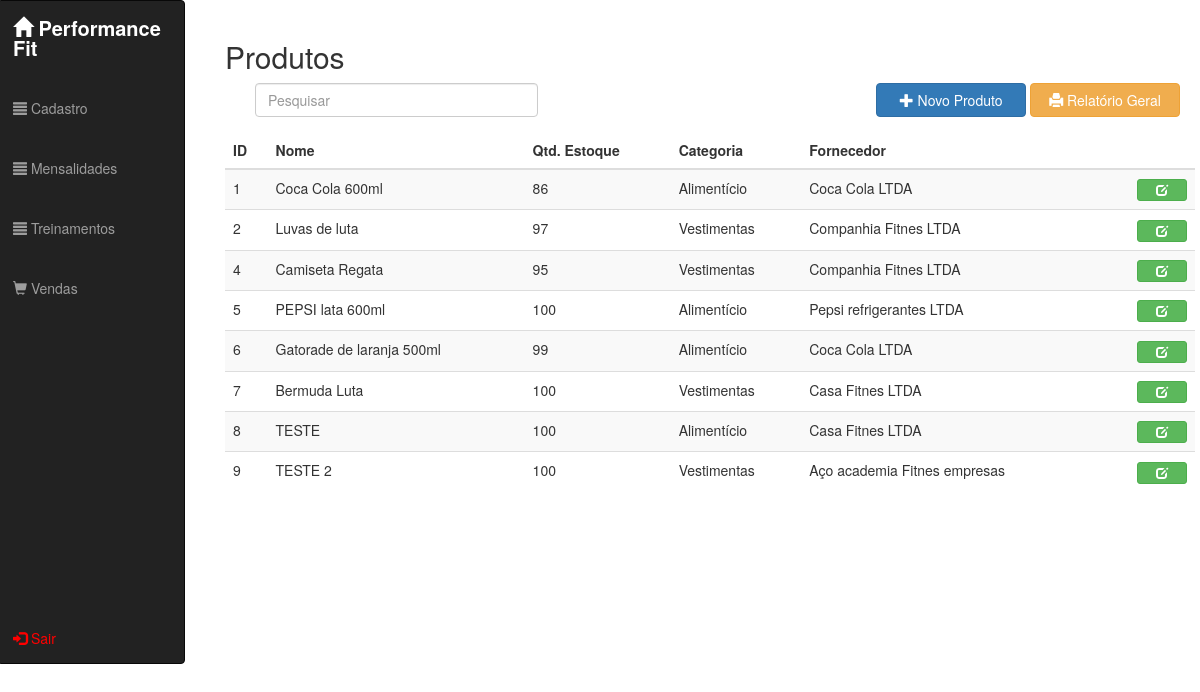
Page /view.produto (signed in) on the earlier database version.
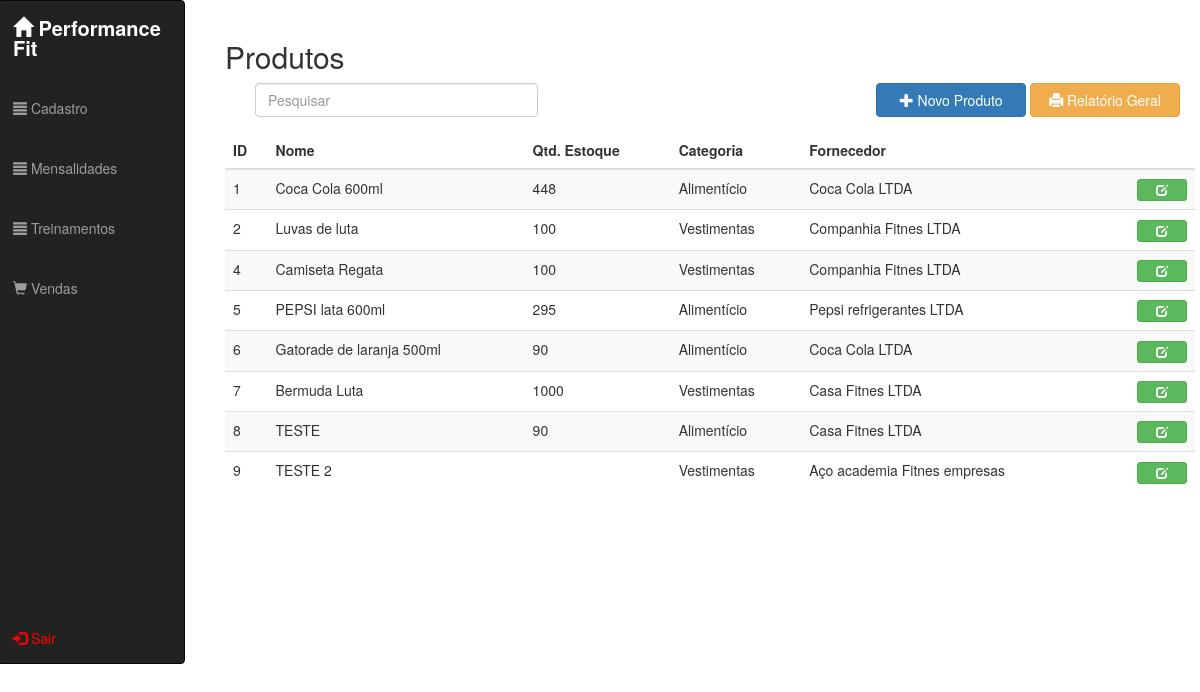
Same page on the later database version.
### tables this page shows
CREATE TABLE `produtos` (
  `idprodutos` int(11) NOT NULL,
  `idcate_produto` int(11) NOT NULL,
  `idfornecedores` int(11) NOT NULL,
  `nome_prod` varchar(100) NOT NULL,
  `peso_prod` float DEFAULT NULL,
  `cor_prod` varchar(45) DEFAULT NULL,
  `tamanho_prod` varchar(2) DEFAULT NULL,
  `numero_prod` int(3) DEFAULT NULL,
  `con_indicacao_prod` varchar(100) DEFAULT NULL,
  `dt_entr_prod` date DEFAULT NULL,
  `marca_prod` varchar(45) NOT NULL,
  `fabricante_prod` varchar(45) DEFAULT NULL,
  `validade_prod` date DEFAULT NULL,
  `valor_prod` decimal(8,2) NOT NULL,
  `obs_prod` varchar(500) DEFAULT NULL
);

CREATE TABLE `estoq_prod` (
  `idestoques` int(11) NOT NULL,
  `idprodutos` int(11) NOT NULL,
  `quant_entrada` int(11) NOT NULL,
  `quant_saida` int(11) NOT NULL,
  `quant_estoque` int(11) DEFAULT NULL
);

CREATE TABLE `cat_produto` (
  `idcate_produto` int(11) NOT NULL,
  `descricao` varchar(45) DEFAULT NULL
);

CREATE TABLE `fornecedores` (
  `idfornecedores` int(11) NOT NULL,
  `idendereco_forn` int(11) DEFAULT NULL,
  `nome_forn` varchar(45) NOT NULL,
  `cnpj_cpf_forn` varchar(15) NOT NULL,
  `nome_fantasia_forn` varchar(45) DEFAULT NULL,
  `email_forn` varchar(100) NOT NULL,
  `telefone_forn` varchar(16) NOT NULL
);

### _app/Conn/Conn.class.php (called while the page is built, shortened)
<?php
class Conn {
    private static $Host = SIS_DB_HOST;
    private static $User = SIS_DB_USER;
    private static $Pass = SIS_DB_PASS;
    private static $Dbsa = SIS_DB_DBSA;
    private static $Connect = null;
    private static function Conectar() {
        try {
            if (self::$Connect == null):
                $dsn = 'mysql:host=' . self::$Host . ';dbname=' . self::$Dbsa;
                $options = [ PDO::MYSQL_ATTR_INIT_COMMAND => 'SET NAMES UTF8'];
                self::$Connect = new PDO($dsn, self::$User, self::$Pass, $options);
                self::$Connect->setAttribute(PDO::ATTR_ERRMODE, PDO::ERRMODE_EXCEPTION);
            endif;
        } catch (PDOException $e) {
            PHPErro($e->getCode(), $e->getMessage(), $e->getFile(), $e->getLine());
            die;
        }
        return self::$Connect;
    }
    public static function getConn() {
        return self::Conectar();
    }
}

### _app/Conn/Read.class.php (called while the page is built, shortened)
<?php
class Read {
    private $Select;
    private $Result;
    private $Read;
    private $Conn;
    public function __construct() {
        $this->Conn = Conn::getConn();
    }
    public function getResult() {
        return $this->Result;
    }
    public function FullRead($Query, $ParseString = null) {
        $this->Select = (string) $Query;
        $this->Execute();
    }
    private function Connect() {
        $this->Read = $this->Conn->prepare($this->Select);
        $this->Read->setFetchMode(PDO::FETCH_ASSOC);
    }
    private function Execute() {
        $this->Connect();
        try {
            $this->Read->execute();
            $this->Result = $this->Read->fetchAll();
        } catch (PDOException $e) {
            $this->Result = null;
            Erro("<b>Erro ao Ler:</b> {$e->getMessage()}", $e->getCode());
        }
    }
}

### Views/view.produto.php (the view, shortened to what this page needs)
<?php require REQUIRE_PATH . '/menu.php'; ?>
<div class="col-md-10 modals">
    <br>
    <h2>Produtos</h2>
    <div>
        <div class="col-md-12" align="right">
            <form action="" method="POST">
                <div class="form-group col-md-4">
                    <input type="text" class="form-control pesquisar pesquisar-produto" placeholder="Pesquisar">
                </div>
            </form>
            <button class="btn btn-primary open-modal-create"><i class="glyphicon glyphicon-plus"></i> Novo Produto</button>
            <a class="relatorio-geral" href="http://localhost/academia/Views/view.produtos.relatorio.php" target="_blank"><button class="btn btn-warning"><i class="glyphicon glyphicon-print"></i> Relatório Geral</button></a>
        </div>
        <table class="table table-striped modal-table">
            <thead>
                <tr>
                    <th>ID</th>
                    <th>Nome</th>
                    <th>Qtd. Estoque</th>
                    <th>Categoria</th>
                    <th>Fornecedor</th>
                    <th></th>
                </tr>
            </thead>
            <tbody class="j-result-produtos">
                <?php
                $ReadProd = new Read;
                $ReadProd->FullRead("SELECT produtos.idprodutos, cat_produto.descricao, fornecedores.nome_forn, produtos.nome_prod, estoq_prod.quant_estoque "
                        . "FROM produtos "
                        . "INNER JOIN cat_produto ON cat_produto.idcate_produto = produtos.idcate_produto "
                        . "INNER JOIN fornecedores ON fornecedores.idfornecedores = produtos.idfornecedores "
                        . "INNER JOIN estoq_prod ON estoq_prod.idprodutos = produtos.idprodutos");
                foreach ($ReadProd->getResult() as $e):
                    extract($e);
                    echo
                    "<tr id='{$idprodutos}'>" .
                    "<td>{$idprodutos}</td>" .
                    "<td>{$nome_prod}</td>" .
                    "<td>{$quant_estoque}</td>" .
                    "<td>{$descricao}</td>" .
                    "<td>{$nome_forn}</td>" .
                    "<td align='right'>" .
                    "<button class='btn btn-success btn-xs open-modal-update j-open-modal-update-produto' idprodutos='{$idprodutos}'><i class='glyphicon glyphicon-edit'></i></button> " .
                    "</td>" .
                    "</tr>";
                endforeach;
                ?>
            </tbody>
        </table>
    </div>
</div>

Differences in the rows shown:
changed through a linked row, produtos "Coca Cola 600ml": estoq_prod.quant_estoque "86" → "448"
changed through a linked row, produtos "Luvas de luta": estoq_prod.quant_estoque "97" → "100"
changed through a linked row, produtos "Camiseta Regata": estoq_prod.quant_estoque "95" → "100"
changed through a linked row, produtos "PEPSI lata 600ml": estoq_prod.quant_estoque "100" → "295"
changed through a linked row, produtos "Gatorade de laranja 500ml": estoq_prod.quant_estoque "99" → "90"
changed through a linked row, produtos "Bermuda Luta": estoq_prod.quant_estoque "100" → "1000"
changed through a linked row, produtos "TESTE": estoq_prod.quant_estoque "100" → "90"
changed through a linked row, produtos "TESTE 2": estoq_prod.quant_estoque "100" → (not shown)
